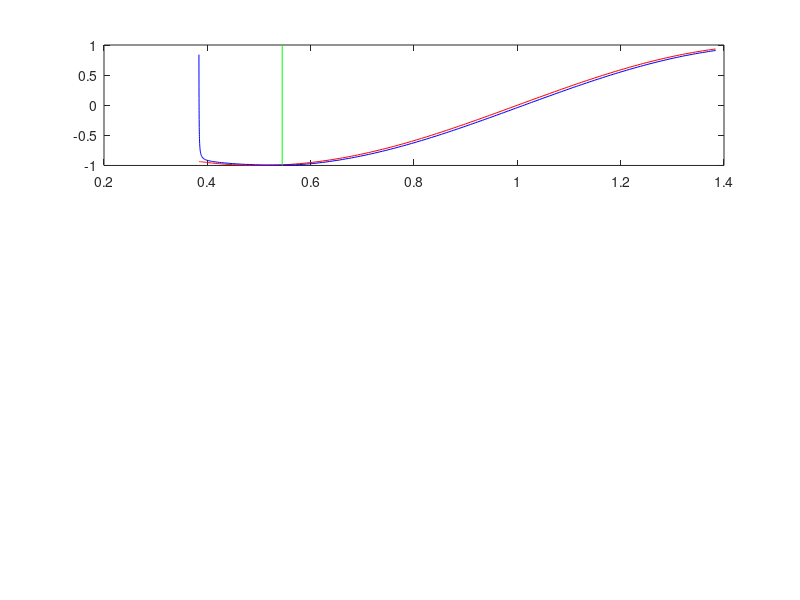

Reproduce this figure in MATLAB. (Note: this script raises an error after producing the figure.)
function [alp,WW,tau_init,T_relax] = fn_ode_drag_QuadLaw(...
            prams1,coll_inputs,zz0,VV0,prams2)
%% need: om,d=draft,cD_dim,h,RAO_surge
%% prams1      = [om,d,RAO_surge,h]; d=draft
%% coll_inputs = [A,rest_coeff,cD_dim];
%% prams2      = [conc,cg,f_coll] to convert to attenuation coefficient
%% also:
%% zz0: time (\omega*t) at moment of collision
%% VV0: velocity at moment of collision
%%
%% drag law: tau=-rhow*cD*|v'|v'
%%  > cD non-dimensional
%%  > v' = v_disc-v_wave,
%%          where v_wave is the velocity the disc would have been
%%          moving at if it hadn't had a collision

do_test  = 0;
rhow     = 1025;
g        = 9.81;

%%outputs (1 for each floe);
T_relax  = [0;0];%% time till drag stress is 1st zero
WW       = [0;0];%% work done (per unit area) by drag stress
tau_init = [0;0];%% initial (max) stress 

if nargin==0
   do_test     = 1;
   cD          = 1e3;%% - nondimensional
   A           = 2e-2;
   h           = 3.3e-2;
   d           = 1.8e-2;%%draft
   rest_coeff  = .9;

   if 1
      om       = 2*pi/1.1;
      omt1     = 1.205531059037677;
      V1       = -0.060661652608385;
      omt2     = -1.021253028778352;
      V2       = 0.055383740125916;
      RAOsurge = 0.568508129170096;
   else
      om       = 2*pi/1.5;
      omt1     = 0.508439575729424;
      V1       = -0.034743261608009;
      omt2     = -1.861452883782580;
      V2       = 0.068375052575801;
      RAOsurge = 0.851899193743405;
   end

   VV0   = [V1;V2];
   zz0   = [omt1;omt2];
   clear omt1 omt2 V1 V2;
   
   prams1      = [om,d,RAOsurge,h];
   coll_inputs = [A,rest_coeff,cD];
   %%
   f_coll   = om/pi;%%2*f
   conc     = .77;
   cg       = 1;
   prams2   = [f_coll,conc,cg];
   clear om d RAOsurge h
   clear A rest_coeff cD
   clear f_coll conc cg
end


%% prams1 = [om,d,RAO_surge,h]; d=draft
om       = prams1(1);
d        = prams1(2);
RAOsurge = prams1(3);
h        = prams1(4);

%% coll_inputs = [A,rest_coeff,cD_dim];%%NB currently scalars
A           = coll_inputs(1);
rest_coeff  = coll_inputs(2);
cD          = coll_inputs(3);

%% prams2   = [f_coll,conc,cg];
f_coll   = prams2(1);
conc     = prams2(2);
cg       = prams2(3);

X        = RAOsurge*A;
sd       = om^2/g;
cD       = cD*X/d;            %% rescaled drag coeff
Wfac     = sd*(rhow*g*X^2);   %% convert work from nondimensional to dimensional
tau_fac  = sd*(rhow*g*X);     %% convert stress from nondimensional to dimensional

for j=1:2

   V0    = VV0(j)/(X*om);%%initial speed [nondimensional]
   v0    = -rest_coeff*V0;
   z0    = zz0(j);%%initial value of z=\omega*t
   %zvec  = z0+(0:N)'*dz;
   %sgn   = sign(V0);

   if 1%%use matlab solver
      zspan    = z0+[0,pi];
      %solver   = @ode113;col = 'k';
      %solver   = @ode23;col = 'm';
      solver   = @ode45;col   = 'b';
      %%
      [zout,v1_out]  = feval(solver,@(z,v1) stress_fun_quad(z,v1,cD),zspan,v0);
      V1_out         = -sin(zout);
      tau_out        = tau_fac*stress_fun_quad(zout,v1_out,cD);%%[Pa]
      %%
      tau0        = tau_out(1);
      tau_init(j) = tau0;

      %%find 1st time stress is 0 - defines a 'relaxation' time
      jz          = find(tau0*tau_out<0,1,'first');
      T_relax(j)  = zout(jz)/om;

      %%determine when to calculate the work done
      if 0;
         %% up to T_relax;
         jR = jz;
      else
         %% up to next collision;
         zcoll = om/f_coll;
         jR    = find((zout-z0)>zcoll,1,'first');
         if isempty(jR)
            jR = length(zout);
         end
      end
      %%
      W_out = cumtrapz(zout,work_fun_quad(zout,v1_out,cD));%%nondimensional work
      W_out = Wfac*W_out;                             %%[J/m^2]
      WW(j) = W_out(jR);
      %%
      if do_test
         figure(2);
         subplot(3,1,1);
         plot(zout/pi,V1_out,'r');
         hold on;
         plot(zout/pi,v1_out,col);
         yl = get(gca,'ylim');
         plot(om*T_relax(j)/pi+0*yl,yl,'g');
         hold off;
         GEN_proc_fig('\omega{t}/\pi','v_1');
         xlim(zspan/pi);
         %%
         subplot(3,1,2);
         tau_out  = stress_fun_quad(zout,v1_out,cD);
         plot(zout/pi,tau_out);
         xl = get(gca,'xlim');
         x  = xl(1)+.2*(xl(2)-xl(1));
         yl = get(gca,'ylim');
         y  = yl(1)+.4*(yl(2)-yl(1));
         str   = ['T_{relax}=',num2str(T_relax(j)),'s; ',...
                  '\tau_{init}=',num2str(tau_init(j)),'Pa; ',...
                  'W=',num2str(WW(j)),' Jm^{-2}'];
         txt   = text(x,y,str);
         GEN_font(txt);
         hold off;
         GEN_proc_fig('\omega{t}/\pi','\tau, Pa');
         xlim(zspan/pi);
         %%
         subplot(3,1,3);
         plot(zout/pi,W_out);
         GEN_proc_fig('\omega{t}/\pi','W, Jm^{-2}');
         xlim(zspan/pi);
         pause;
         %return;
      end
   end

   %% %% initial condition for u:
   %% %% u'(0)=-1/cD*(v0-V0)=(1-e)/cD*V0*u(0)=ic_coeff*u(0)
   %% %% u'=w => w(0)=ic_coeff*u(0)
   %% %% w'=-cos(z)/(cD*sgn)*u=f*u
   %% ic_coeff = (1-rest_coeff)/(cD*sgn)*V0;
   %% uw       = [1;ic_coeff];%%u(0) is arbitrary
   %% %%
   %% uvec     = 0*zvec;
   %% wvec     = 0*zvec;
   %% fvec     = 0*zvec;
   %% %%
   %% n           = 0;
   %% V1_vec      = -sin(zvec);
   %% v1_vec      = 0*zvec;
   %% tau_vec     = 0*zvec;
   %% tau_vec_    = 0*zvec;
   %% Wvec_       = 0*zvec;
   %% v1_vec(n+1) = v0;

   %% %% weights for trapezoidal integration (linear interpolation);
   %% wt0   = dz/2;%%weight for LH point
   %% wt1   = dz/2;%%weight for RH point

   %% W              = 0;%%work done [J/m^2] (integral of stress*v1*dt
   %% y0             = v1_vec(n+1)-V1_vec(n+1);
   %% tau            = cD*sgn*y0^2;
   %% tau_vec(n+1)   = tau;
   %% ig0            = tau*v1_vec(n+1);
   %%    %%integrand for work integral at LH of interval;

   %% z           = zvec(n+1);
   %% f           = -cos(z)/(cD*sgn);
   %% fvec(n+1)   = f;

   %% %%simple solution;
   %% U_vec          = 0*zvec;
   %% U              = v1_vec(n+1);
   %% Uvec(n+1)      = U;
   %% tau_           = tau;
   %% tau_vec_(n+1)  = tau_;
   %% ig0_           = ig0;
   %% W_             = 0;

   %% for n=1:N
   %%    M  = [0,1;f,0];
   %%    V1 = V1_vec(n+1);

   %%    %% step forward in time
   %%    uw          = uw+(M*uw)*dz;
   %%    uvec(n+1)   = uw(1);
   %%    wvec(n+1)   = uw(2);

   %%    %% alternative solution method
   %%    U              = U+tau_*dz;%%v1
   %%    % {V1-U,tau_,U,V1}
   %%    Uvec(n+1)      = U;
   %%    tau_vec_(n+1)  = tau_;
   %%    y_             = V1_vec(n+1)-U;
   %%    sgn_           = sign(y_);
   %%    tau_           = cD*sgn_*y_^2;
   %%    ig1_           = tau_*U;
   %%    W_             = Wfac*(wt0*ig0_+wt1*ig1_);
   %%    Wvec_(n+1)     = W_;

   %%    %% get v1 and check if restoring force changes direction
   %%    y1             = -cD*sgn*uw(2)/uw(1);%%v1-V1
   %%    sgn            = sign(y1);
   %%    v1             = V1+y1;
   %%    v1_vec(n+1)    = v1;
   %%    tau            = cD*sgn*y1^2;
   %%    tau_vec(n+1)   = tau;


   %%    %% Calculate work done
   %%    ig1         = tau*v1;%%integrand for work integral;
   %%    W           = W+Wfac*(wt0*ig0+wt1*ig1);
   %%    Wvec(n+1)   = W;

   %%    %%reset these for next time step:
   %%    z           = zvec(n+1);
   %%    f           = -sgn/cD*cos(z);
   %%    fvec(n+1)   = f;
   %%    ig0         = ig1;

   %%    if 1
   %%       %%plot v1 as we go:
   %%       subplot(4,1,1);
   %%       plot(zvec/pi,V1_vec,'r');
   %%       hold on;
   %%       %%
   %%       nn = 1+(0:n)';
   %%       zp = zvec(nn);
   %%       plot(zp/pi,v1_vec(nn));
   %%       plot(zp/pi,Uvec(nn),'m');
   %%       GEN_proc_fig('\omega{t}/\pi','v_1');
   %%       xlim(z0/pi+[0,2]);
   %%       hold off;

   %%       %%plot tau as we go:
   %%       subplot(4,1,2);
   %%       plot(zp/pi,tau_vec(nn));
   %%       hold on;
   %%       plot(zp/pi,tau_vec_(nn),'m');
   %%       GEN_proc_fig('\omega{t}\pi','tau');
   %%       xlim(z0/pi+[0,2]);

   %%       %%plot W as we go:
   %%       subplot(4,1,3);
   %%       plot(zp/pi,Wvec(nn));
   %%       hold on;
   %%       plot(zp/pi,Wvec_(nn),'m');
   %%       GEN_proc_fig('\omega{t}\pi','W, Jm^{-2}');
   %%       xlim(z0/pi+[0,2]);



   %%       %%plot u as we go:
   %%       subplot(4,1,4);
   %%       plot(zp/pi,uvec(nn));
   %%       GEN_proc_fig('\omega{t}\pi','u');
   %%       xlim(z0/pi+[0,2]);
   %%       %pause(.1);
   %%    end
   %% end
end

alp   = conc*f_coll*sum(WW)/cg;

%%%%%%%%%%%%%%%%%%%%%%%%%%%%%%%%%%%%%%%%%%%%%%%%%%%
function tau   = stress_fun_quad(t,v1,cD)
%% stress from drag law
%% - non-dimensional

V1    = -sin(t);
y     = v1-V1;
sgn   = -sign(y);
tau   = cD*sgn.*y.^2;

%%%%%%%%%%%%%%%%%%%%%%%%%%%%%%%%%%%%%%%%%%%%%%%%%%%
function W   = work_fun_quad(t,v1,cD)
%% integrand stress*[dx/dt]
%% since \int stress*dx=\int stress*[dx/dt]*dt
%% dx/dt=relative velocity, y=v1-V1

V1    = -sin(t);
y     = v1-V1;
tau   = stress_fun_quad(t,v1,cD);
%W     = abs(tau.*v1);
W     = abs(tau.*y);%%relative velocity
